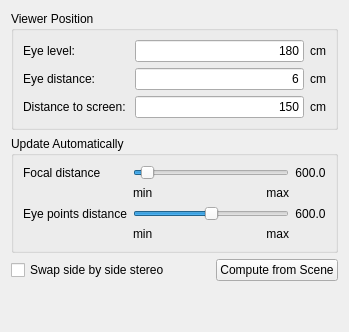
     <widget class="QWidget" name="VRSettings">
      <layout class="QVBoxLayout" name="verticalLayout_4">
       <item>
        <widget class="QGroupBox" name="groupBox_2">
         <property name="title">
          <string>Viewer Position</string>
         </property>
         <layout class="QGridLayout" name="gridLayout_4">
          <item row="0" column="0">
           <widget class="QLabel" name="label_4">
            <property name="text">
             <string>Eye level: </string>
            </property>
           </widget>
          </item>
          <item row="0" column="1">
           <widget class="QLineEdit" name="eye_level_lineEdit">
            <property name="text">
             <string>180</string>
            </property>
            <property name="alignment">
             <set>Qt::AlignRight</set>
            </property>
           </widget>
          </item>
          <item row="0" column="2">
           <widget class="QLabel" name="label_5">
            <property name="text">
             <string>cm</string>
            </property>
           </widget>
          </item>
          <item row="1" column="0">
           <widget class="QLabel" name="label_3">
            <property name="text">
             <string>Eye distance: </string>
            </property>
           </widget>
          </item>
          <item row="1" column="1">
           <widget class="QLineEdit" name="eye_distance_lineEdit">
            <property name="text">
             <string>6</string>
            </property>
            <property name="alignment">
             <set>Qt::AlignRight</set>
            </property>
           </widget>
          </item>
          <item row="1" column="2">
           <widget class="QLabel" name="label_6">
            <property name="text">
             <string>cm</string>
            </property>
           </widget>
          </item>
          <item row="2" column="0">
           <widget class="QLabel" name="label_2">
            <property name="text">
             <string>Distance to screen: </string>
            </property>
           </widget>
          </item>
          <item row="2" column="1">
           <widget class="QLineEdit" name="screen_distance_lineEdit">
            <property name="text">
             <string>150</string>
            </property>
            <property name="alignment">
             <set>Qt::AlignRight</set>
            </property>
           </widget>
          </item>
          <item row="2" column="2">
           <widget class="QLabel" name="label_7">
            <property name="text">
             <string>cm</string>
            </property>
           </widget>
          </item>
         </layout>
        </widget>
       </item>
       <item>
        <widget class="QGroupBox" name="derived_values_box_">
         <property name="title">
          <string>Update Automatically</string>
         </property>
         <property name="checkable">
          <bool>false</bool>
         </property>
         <layout class="QGridLayout" name="gridLayout_9">
          <item row="3" column="2">
           <widget class="QLabel" name="TextLabel1_2_2_2">
            <property name="text">
             <string>max</string>
            </property>
            <property name="alignment">
             <set>Qt::AlignRight|Qt::AlignTrailing|Qt::AlignVCenter</set>
            </property>
           </widget>
          </item>
          <item row="1" column="1">
           <widget class="QLabel" name="TextLabel1_3_2_2">
            <property name="text">
             <string>min</string>
            </property>
           </widget>
          </item>
          <item row="0" column="0">
           <widget class="QLabel" name="label_11">
            <property name="text">
             <string>Focal distance</string>
            </property>
           </widget>
          </item>
          <item row="2" column="3">
           <widget class="QLabel" name="eye_distance_label">
            <property name="sizePolicy">
             <sizepolicy hsizetype="Fixed" vsizetype="Preferred">
              <horstretch>0</horstretch>
              <verstretch>0</verstretch>
             </sizepolicy>
            </property>
            <property name="text">
             <string>600.0</string>
            </property>
            <property name="alignment">
             <set>Qt::AlignCenter</set>
            </property>
           </widget>
          </item>
          <item row="0" column="3">
           <widget class="QLabel" name="focal_distance_label">
            <property name="sizePolicy">
             <sizepolicy hsizetype="Fixed" vsizetype="Preferred">
              <horstretch>0</horstretch>
              <verstretch>0</verstretch>
             </sizepolicy>
            </property>
            <property name="text">
             <string>600.0</string>
            </property>
            <property name="alignment">
             <set>Qt::AlignCenter</set>
            </property>
           </widget>
          </item>
          <item row="0" column="1" colspan="2">
           <widget class="QSlider" name="focal_distance_slider">
            <property name="minimum">
             <number>15</number>
            </property>
            <property name="maximum">
             <number>6000</number>
            </property>
            <property name="singleStep">
             <number>5</number>
            </property>
            <property name="pageStep">
             <number>5</number>
            </property>
            <property name="value">
             <number>333</number>
            </property>
            <property name="orientation">
             <enum>Qt::Horizontal</enum>
            </property>
            <property name="tickInterval">
             <number>5</number>
            </property>
           </widget>
          </item>
          <item row="1" column="2">
           <widget class="QLabel" name="TextLabel1_2_2_2_2">
            <property name="text">
             <string>max</string>
            </property>
            <property name="alignment">
             <set>Qt::AlignRight|Qt::AlignTrailing|Qt::AlignVCenter</set>
            </property>
           </widget>
          </item>
          <item row="3" column="1">
           <widget class="QLabel" name="TextLabel1_3_2">
            <property name="text">
             <string>min</string>
            </property>
           </widget>
          </item>
          <item row="2" column="1" colspan="2">
           <widget class="QSlider" name="eye_distance_slider">
            <property name="toolTip">
             <string>The greater the eye point distance is the greater is the stereo effect.</string>
            </property>
            <property name="maximum">
             <number>40</number>
            </property>
            <property name="singleStep">
             <number>5</number>
            </property>
            <property name="pageStep">
             <number>5</number>
            </property>
            <property name="value">
             <number>20</number>
            </property>
            <property name="orientation">
             <enum>Qt::Horizontal</enum>
            </property>
            <property name="tickInterval">
             <number>5</number>
            </property>
           </widget>
          </item>
          <item row="2" column="0">
           <widget class="QLabel" name="label_12">
            <property name="sizePolicy">
             <sizepolicy hsizetype="Maximum" vsizetype="Preferred">
              <horstretch>0</horstretch>
              <verstretch>0</verstretch>
             </sizepolicy>
            </property>
            <property name="text">
             <string>Eye points distance</string>
            </property>
           </widget>
          </item>
         </layout>
        </widget>
       </item>
       <item>
        <layout class="QHBoxLayout" name="horizontalLayout_11">
         <item>
          <widget class="QCheckBox" name="swap_sss_button">
           <property name="text">
            <string>Swap side by side stereo</string>
           </property>
          </widget>
         </item>
         <item>
          <spacer name="horizontalSpacer_2">
           <property name="orientation">
            <enum>Qt::Horizontal</enum>
           </property>
           <property name="sizeHint" stdset="0">
            <size>
             <width>40</width>
             <height>20</height>
            </size>
           </property>
          </spacer>
         </item>
         <item>
          <widget class="QPushButton" name="computeDefault_button">
           <property name="text">
            <string>Compute from Scene</string>
           </property>
          </widget>
         </item>
        </layout>
       </item>
       <item>
        <spacer name="verticalSpacer">
         <property name="orientation">
          <enum>Qt::Vertical</enum>
         </property>
         <property name="sizeHint" stdset="0">
          <size>
           <width>20</width>
           <height>40</height>
          </size>
         </property>
        </spacer>
       </item>
      </layout>
     </widget>
